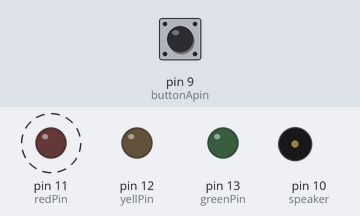
Bench run of a sketch on a simulated Arduino Uno, built with avr-gcc and run on an emulated ATmega328P. Shown: output pins drawn as LEDs (lit = HIGH), buzzer (waves = sounding, pin HIGH). Dashed ring = blinking. The test bench sets the inputs (shaded band); at power-on: pin 9 (buttonApin) HIGH.

Above: at 1.5 s.
1.6 s: pin 9 (buttonApin) pulled LOW for 1 s
At 21.0 s:
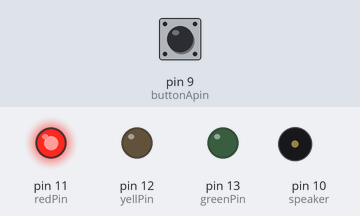
At 23.7 s:
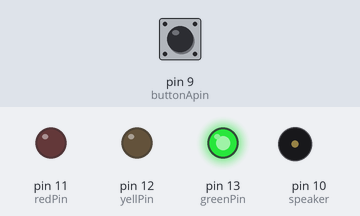
Timing chart, 0 to 24.1 s (numbered marks = the images above; inputs shaded):
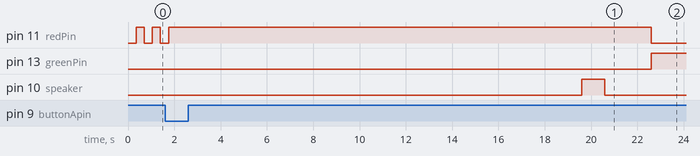

The sketch:

Lab1MP2.ino
```cpp
//www.elegoo.com
//2016.12.08

int redPin = 11;// declaration of arduino pins
int yellPin = 12;
int greenPin = 13;
int buttonApin = 9;
int speaker=10;


void setup() {
  pinMode(redPin, OUTPUT);
  pinMode(buttonApin, INPUT_PULLUP);
  pinMode(yellPin,OUTPUT);
  pinMode(greenPin,OUTPUT);

  pinMode(speaker,OUTPUT);
}


void loop()
{


if (digitalRead(buttonApin) == HIGH){ //checks if button isnt pressed if not redlight just keeps blinking


    digitalWrite(redPin,LOW);// Blinks the redlight before the sequence is started
    delay(350);
    digitalWrite(redPin,HIGH);
    delay(350);


}

   if (digitalRead(buttonApin) == LOW) //checks if button pressed if it is it runs the loop
  {

    delay(500); //debounce delay

    while(digitalRead(buttonApin)==HIGH){
    digitalWrite(redPin, HIGH);//Turns the red light for 20 seconds
    delay(17000);
    digitalWrite(speaker,HIGH);//speaker goes off for 1 seconds 3 seconds before light changes
    delay(1000);
    digitalWrite(speaker,LOW);//speaker stops
    delay(2000);
    digitalWrite(redPin,LOW);
    digitalWrite(greenPin,HIGH);//Green light goes off for 20 seconds
    delay(17000);
    digitalWrite(speaker,HIGH);//speaker goes off for 1 seconds 3 seconds before light changes
    delay(1000);
    digitalWrite(speaker,LOW);
    delay(2000);
    digitalWrite(greenPin,LOW);
    digitalWrite(yellPin,HIGH);//Yellow light goes off for 3 seconds
    digitalWrite(speaker,HIGH);//speaker goes off for 1 seconds 3 seconds before light changes
    delay(1000);
    digitalWrite(speaker,LOW);
    delay(2000);
    digitalWrite(yellPin,LOW);//yellow light turns off

   }


  }


}
```

Measured:
- after the input at 1.6 s, pin 13 (greenPin): LOW → HIGH after 21.0 s; pin 10 (speaker): LOW → HIGH after 18.0 s, → LOW 1.0 s later
